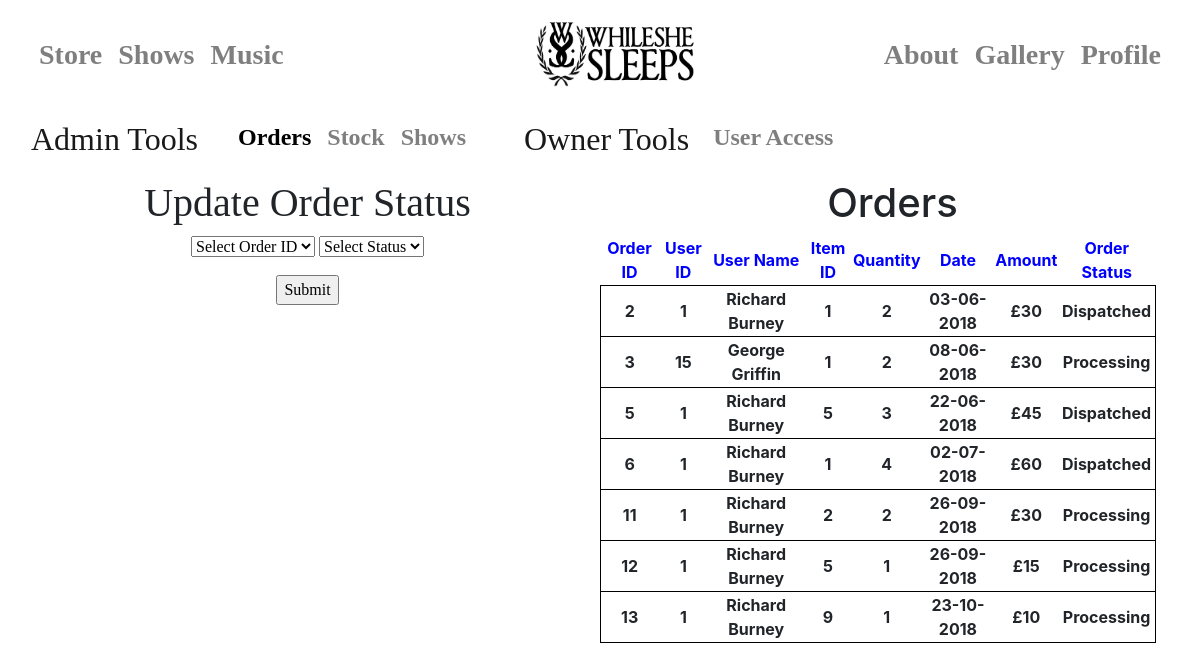
Page /admin/orders (signed in) on the committed database.
### app/models.py (models this page shows, shortened)
class User(UserMixin, db.Model):
    id = db.Column(db.Integer, primary_key=True)
    username = db.Column(db.String(64), index=True, unique=True)
    email = db.Column(db.String(120), index=True, unique=True)
    password_hash = db.Column(db.String(128))
    name = db.Column(db.String(40), index=True)
    address1 = db.Column(db.String(40), index=True)
    address2 = db.Column(db.String(40), index=True)
    towncity = db.Column(db.String(40), index=True)
    postcode = db.Column(db.String(40), index=True)
    accesslevel = db.Column(db.Integer, index=True)
    card = db.Column(db.String)

class orders(db.Model):
    order_id = db.Column(db.Integer, primary_key=True)
    userid = db.Column(db.Integer)
    item_id = db.Column(db.Integer)
    item_quant = db.Column(db.Integer)
    order_status = db.Column(db.String(40))
    date = db.Column(db.String)
    price = db.Column(db.Integer)
    card = db.Column(db.String)

### app/routes.py (the view, shortened to what this page needs)
@app.route("/admin/orders", methods=["GET", "POST"])
def order_page():                                       # Admin Order Page
    if current_user.is_anonymous:                       # Parameters: None
        return redirect(404)                            # Returns: orders.html file and passes in the orders database, user database and update_orders_form
    else:                                               # Purpose: To check if the user is an admin and then if they are, show them all the orders and their
        for i in User.query.all():                      #          status. Oder status can be updated from here and when it is done, an email is sent out to the user making the order
            if i.id == current_user.id:
                if i.accesslevel >= 2:
                    form = update_orders_form()
                    return render_template("user/admin/orders.html", title="Admin-", orders=orders.query.all(), users=User.query.all(), form=form)
                else:
                    return redirect(404)

### app/forms.py
class update_orders_form(FlaskForm):
    the_list = [(None, "Select Order ID")]
    for i in orders.query.all():
        the_list.append((str(i.order_id), str(i.order_id)))
    select = SelectField(
        choices=the_list
    )
    update = SelectField(
        choices=[(None, "Select Status"), ("Dispatched", "Dispatched"), ("Delivered", "Delivered")]
    )
    submit = SubmitField("Submit")

### app/models.py (called while the page is built)
@login.user_loader
def load_user(the_id):
    return User.query.get(int(the_id))

### app/templates/user/admin/orders.html (shortened to what this page needs)
{% extends "user/admin/admin_layout.html" %}
{% block body %}
<div class="text-center" style="float: left;width: 50%;font-family: Rockwell">
 <h1>Update Order Status</h1>
    <form action="" method="post">
        <p>
            {{ form.select(size=1) }}
            {{ form.update(size=1) }}
        </p>
        <p>{{ form.submit() }}</p>
    </form>
 </div>
<div class="text-center" style="float: left;width: 50%; overflow: paged-y;">
<h1>Orders</h1>
    <table id="tblProduct" width="95%">
    <tr style="color: blue">
        <th>Order ID</th>
        <th>User ID</th>
        <th>User Name</th>
        <th>Item ID</th>
        <th>Quantity</th>
        <th>Date</th>
        <th>Amount</th>
        <th>Order Status</th>
    </tr>
        {% for i in orders %}
            {% for j in users %}
                {% if i.userid == j.id %}
                    {% if i.order_status == "Delivered" %}
                        {% else %}
                            <tr style="border: solid 1px black">
                                <th>{{ i.order_id }}</th>
                                <th>{{ i.userid }}</th>
                                <th>{{ j.name }}</th>
                                <th>{{ i.item_id }}</th>
                                <th>{{ i.item_quant }}</th>
                                <th>{{ i.date }}</th>
                                <th>£{{ i.price }}</th>
                                <th>{{ i.order_status }}</th>
                            </tr>
                        {% endif %}
                {% endif %}
                {% endfor %}
        {% endfor %}
    </table>
</div>
{% endblock %}

### app/templates/user/admin/admin_navbar.html (shortened to what this page needs)
<nav class="navbar navbar-expand-md navbar-light bg-transparent mb-4">
    <a class="navbar-brand" href="/admin" style="font-family: 'Century Gothic'"><h1 style="font-size: 160%">Admin Tools</h1></a>
      <div class="collapse navbar-collapse" id="navbarCollapse">
        <ul class="navbar-nav mr-auto">
            <li class="nav-item">
                <a class="nav-link">    </a>
            </li>
            <li class="nav-item">
                <a id="admin_orders" class="nav-link" href="/admin/orders"><h1 style="font-size:150%;font-family: 'Century Gothic'"><b>Orders</b></h1></a>
          </li>
          <li class="nav-item">
            <a id="admin_stock" class="nav-link" href="/admin/stock"><h1 style="font-size:150%;font-family: 'Century Gothic'"><b>Stock</b></h1></a>
          </li>
            <li class="nav-item">
                <a id="admin_shows" class ="nav-link" href="/admin/shows"><h1 style="font-size:150%;font-family: 'Century Gothic'"><b>Shows</b></h1></a>
            </li>
            {%  for i in users %}
                {% if i.id == current_user.id %}
                    {% if i .accesslevel ==3 %}
                        <li class="navbar-brand"><h1 style="font-size: 160%;font-family: 'Century Gothic';margin-left: 50px">Owner Tools</h1> </li>
                        <li><a id="owner_access" class="nav-link" href="/admin/users"><h1 style="font-size: 150%;font-family: 'Century Gothic'"><b>User Access</b></h1></a> </li>
                    {% endif %}
                {% endif %}
            {% endfor %}
        </ul>
      </div>
    </nav>

### app/templates/user/admin/orders.html (style rules this page uses)
#admin_orders { color: black; }

### rows in the picture
User: accesslevel "Owner Tools", name "Richard Burney"
orders: order_id "2", userid "1", item_id "1", item_quant "2", date "03-06-2018", price "30", order_status "Dispatched"
orders: order_id "3", userid "15", item_id "1", item_quant "2", date "08-06-2018", price "30", order_status "Processing"
User: name "George Griffin"
orders: order_id "5", userid "1", item_id "5", item_quant "3", date "22-06-2018", price "45", order_status "Dispatched"
orders: order_id "6", userid "1", item_id "1", item_quant "4", date "02-07-2018", price "60", order_status "Dispatched"
orders: order_id "11", userid "1", item_id "2", item_quant "2", date "26-09-2018", price "30", order_status "Processing"
orders: order_id "12", userid "1", item_id "5", item_quant "1", date "26-09-2018", price "15", order_status "Processing"
orders: order_id "13", userid "1", item_id "9", item_quant "1", date "23-10-2018", price "10", order_status "Processing"
